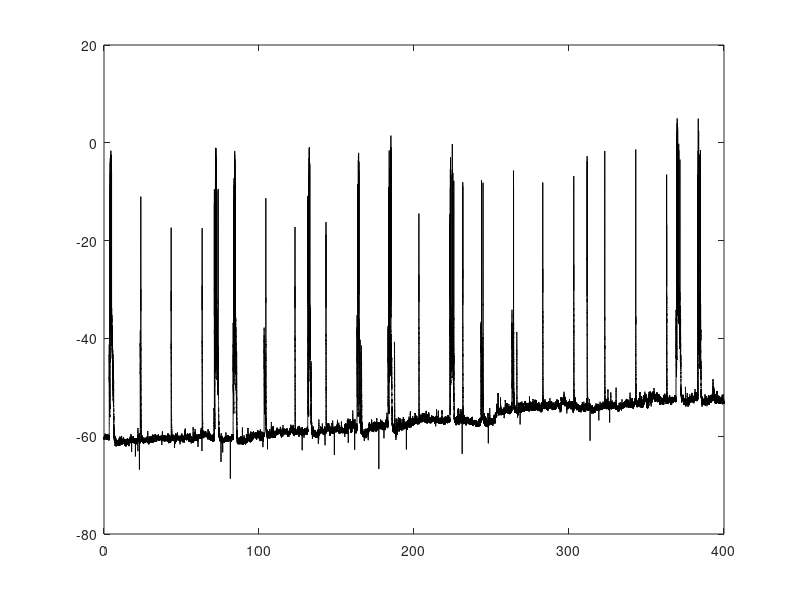

The MATLAB script that drew this image: (Note: this script raises an error after producing the figure.)
%% Load the recording, define the time between samples, and define a time vector.

load('recording2_drift.mat')
data = data';  % transpose for future convenience
dt = 1 ./ samplingRate;  % dt is the time between samples
time = dt:dt:dt*(length(data));  % this time vector will come in handy later!

%% Plot the voltage time series and its distribution (as a line plot).
% (Look at your data!)

figure(1); clf;  % initialize the figure by number to avoid figure build-up if this gets re-run
p = plot(time, data, 'k');  % the two arguments to plot are the x values and the y values
p.Color(4) = 0.2;
xlabel('Time (s)');
ylabel('Potential (mv)');

figure(2); clf;  % clf clears the figure if it already exists
[dataHistCounts, binEdges] = histcounts(data, min(data):0.5:-40);
binCenters = (binEdges(1:end - 1) + binEdges(2:end)) / 2;
plot(binCenters, dataHistCounts, 'k');
xlabel('Potential (mv)');
ylabel('# of occurrences');

%{
Notice that this data, while still being a decent recording, is not as clean as the previous example.
The resting membrane potential drifts upward slowly throughout the recording.
As a result, the voltage histogram does not have a typical shape. The resting membrane potential
(i.e. the left-hand peak) is not as well-defined, and the distribution is not clearly bimodal.

Ideally, recording conditions will be such that this does not happen. Nevertheless, drift
appears in otherwise good data somewhat frequently, so we should be prepared to deal with it.
This also will allow us to demonstrate how some upstate detection methods are impervious
to drift.
%}

%% Let's try performing a voltage threshold-based upstate detection on the raw data.

vRestRaw = mode(data);  % resting membrane potential

V_THRESH = vRestRaw + 7;  % voltage threshold
MIN_UP_DUR = 0.5;  % minimum up state duration
MIN_DOWN_DUR = 0.1;  % minimum down state duration

[u_ons, u_off] = find_upstates(data, dt, V_THRESH, MIN_UP_DUR, MIN_DOWN_DUR);

figure(3); clf;
plot_upstates(time, data, u_ons, u_off);

% While this approach works decently well in the first part of the recording,
% it begins to completely break down as the resting membrane potential drifts above the threshold.

% If the goal is to separate down and up state using a voltage threshold, drift will cause
% huge problems.
% One quick fix for the purposes of threshold-based upstate detection is a linear detrend.

%% Create a linearly detrended copy of the raw data.
% A linear detrend works as follows:
% 1) Fit a linear model (i.e. regression) across the sequential points in the whole time series.
% 2) Subtract the linear component of the model from the data.
% In ideal conditions, this means that the linear drift will be subtracted, leaving
% the variation around the linear trend behind.

% Because it also subtracts the y-intercept from the linear model, we will add our previous
% estimate of the resting membrane potential back, to re-center it in the y-axis.
dataDetrended = detrend(data) + vRestRaw;

vRestDetrended = mode(dataDetrended);

% Let's superimpose the detrended time series and distribution back to our initial plots
% to compare them.
figure(1);
hold on;
p = plot(time, dataDetrended, 'b');
p.Color(4) = 0.2;
legend('Raw', 'Detrended');

figure(2);
hold on;
[dataHistCounts, binEdges] = histcounts(dataDetrended, min(dataDetrended):0.5:-40);
binCenters = (binEdges(1:end - 1) + binEdges(2:end)) / 2;
plot(binCenters, dataHistCounts, 'b');
legend('Raw', 'Detrended');

% Note that in the detrended data, the resting membrane potential is more stable,
% and the corresponding peak of the voltage distribution is more well-defined.
% However, the detrend should not be used lightly, as it fundamentally alters
% your data in a manner that many would not consider to be "fair."

%% Optimizing choice of threshold
% Before we attempt voltage threshold-based upstate detection on the detrended data,
% let's briefly touch on the concept of choosing a good threshold.

% In the previous chapter and above, we chose the threshold to be the resting potential
% plus a constant value. This will work in many cases, but is it the best choice?

% One approach is to determine the value of the inter-mode minimum in the voltage histogram.
% I wrote a function that does this, based on the concept that the voltage distribution
% will be bimodal and the two peaks will be separated by a certain amount.
% More specifically, to use the function, we need to define two parameters:
% 1) The bin size for the histogram
% 2) About how separated the two mode peaks should be in mV.
BINSIZE_V = .1;
SEPARATION_V = 7;

figure(4); clf;
V_THRESH = estimate_threshold(dataDetrended, BINSIZE_V, SEPARATION_V, true);
xlabel('Potential (mV)');
ylabel('# of occurences');

%% Visualizing supra- and sub-threshold durations
% As in the previous chapter, let's visualize the distribution of supra- and sub-threshold
% durations in the median-filtered data. This will give us an idea of what our minimum
% up and down state durations should be.
% It's also just a good idea, to get a feel for the interaction between your choice of threshold
% and your data.

MEDIAN_FILTER_WIDTH = 0.1;  % 100 ms

dataMedf = medfilt1(dataDetrended, round(MEDIAN_FILTER_WIDTH / dt) + 1, 'truncate');

[upCrossings, downCrossings, downDurs, upDurs] = investigate_crossings(dataMedf, dt, V_THRESH);

figure(4); clf;

subplot(211);
histogram(upDurs, 0:.04:2);  % bin edges are chosen carefully
xlabel('Time (s)');
ylabel('# of occurrences');
title('putative Up state durations');

subplot(212);
histogram(downDurs, 0:.2:10);  % bin edges are chosen carefully
xlabel('Time (s)');
ylabel('# of occurrences');
title('putative Down state durations');

% Based on this, I don't think the previous parameters for minimimum upstate and downstate
% durations need to be changed, although one could make the argument to increase
% the minimum downstate duration.

%% Applying voltage threshold-based upstate detection to the detrended data
% Now that the data have been detrended, and an optimal voltage threshold has
% been determined, voltage threshold-based upstated detection should perform better.

MIN_UP_DUR = 0.5;
MIN_DOWN_DUR = 0.1;

% *** NOTE: I use dataDetrended rather than data ! ***
% [u_ons, u_off] = find_upstates(dataDetrended, dt, V_THRESH, MIN_UP_DUR, MIN_DOWN_DUR);
[u_ons, u_off] = find_upstates(dataDetrended, dt, vRestDetrended + 7, MIN_UP_DUR, MIN_DOWN_DUR);

figure(5); clf;
plot_upstates(time, data, u_ons, u_off);

% After detrending and choosing

%% Attempting variance threshold-based upstate detection
%{
Typically upstates are associated not only with an increase in voltage, but also an increase
in variability of voltage over time. In other words, the voltage trace not only goes up,
but it becomes more wiggly and noisy. This fact has led several researchers to use the moving
standard deviation to detect upstates. Moving standard deviations are the second kind of moving
operation we have encountered (the first being the moving median), and they behave exactly as you
would expect: each point in the moving standard deviation represents the standard deviation across
points within some time window surrounding that point. Here, we choose a 50 ms window, which falls right
in the middle of the ballpark of what published scientific articles have used.

First, let's simply examine the moving standard deviation of the trace and its distribution.
%}

STD_WIDTH = 0.05;

% Notice that we apply movstd to the raw trace, rather than the detrended trace.
dataMSTD = movstd(data, (STD_WIDTH / dt) + 1);
figure(6); clf;
subplot(211);
plot(time, data);
subplot(212);
plot(time, dataMSTD);

figure(7); clf;
histogram(dataMSTD);

% Right away we see a few things:
% First, the moving STD is bounded at 0.
% Second, during upstates, the moving standard deviation also tends to increase.

%% Use the moving standard deviation to detect upstates.
% This will function nearly identically to the voltage threshold-based approaches,
% but instead of using the data trace, we will use the moving standard deviation.
% This also means that we will have to choose a threshold, in units of standard deviation.
% Here, I choose 5 times the "baseline" moving standard deviation value, which I 
% estimate using the mode. After detecting upstates in this way,
% we will plot a comparison of the upstates chosen by the two methods to each other.
% I will also add a scroll bar to the plot so that the upstates can be compared
% more closely.

STD_THRESH = 5 * mode(dataMSTD);

[u_ons_std, u_off_std] = find_upstates(dataMSTD, dt, STD_THRESH, MIN_UP_DUR, MIN_DOWN_DUR);

figure(8); clf;
u_ons_seq = {u_ons, u_ons_std};
u_off_seq = {u_off, u_off_std};
labels = {'voltage-based', 'STD-based'};
plot_upstate_comparison(time, data, u_ons_seq, u_off_seq, labels);
scrollplot_default;

%{
*** For this particular dataset and with the currently chosen paramters ***
performing upstate detection using the moving standard deviation had a few advantages:
1) The data did not have to be detrended.
2) The threshold did not have to be chosen carefully.
3) According to most observers' standard, upstate detection performed slightly better because
it detected one upstate not detected by the voltage-based and correctly detected a single upstate
that the voltage-based broke into two upstates.

HOWEVER, these problems could have potentially been fixed by altering some of the parameters
in the voltage-based approach.
%}
